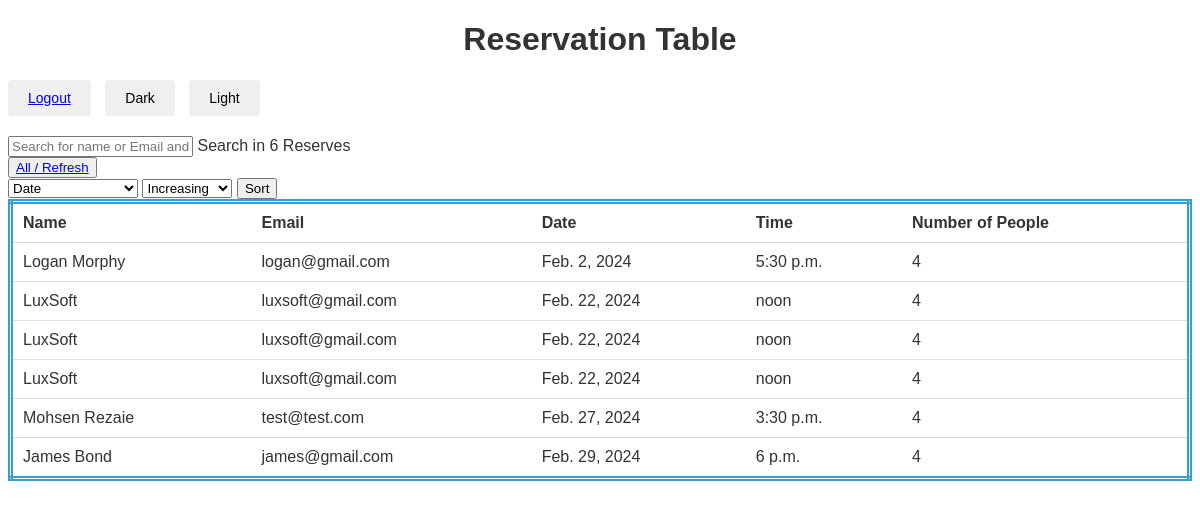
Screenshot of /admin_panel/ (signed in) with the database file from the repository.
### base/models.py (models this page shows, shortened)
class Reservation(models.Model):
    name = models.CharField(max_length=100)
    email = models.EmailField()
    date = models.DateField()
    time = models.TimeField()
    number_of_people = models.PositiveSmallIntegerField()

### base/views.py (the view)
# urls.py: path('admin_panel/', views.admin_panel, name='admin-panel')
@login_required(login_url='/admin_login')
def admin_panel(request):
    q = request.GET.get('q') if request.GET.get('q') is not None else ''
    sort_by = request.GET.get('sort_by')
    ord_by = request.GET.get('order_by')
    ordering = 'date'
    if sort_by in ['date', 'time', 'number_of_people']:
        ordering = sort_by
    if ord_by == 'dec':
        reserves = Reservation.objects.filter(
            Q(name__icontains=q) |
            Q(email__icontains=q)
        ).order_by('-' + ordering)
    else:
        reserves = Reservation.objects.filter(
            Q(name__icontains=q) |
            Q(email__icontains=q)
        ).order_by(ordering)
    context = {
        "reserves": reserves,
        'sort_by': sort_by
    }
    return render(request, 'admin_panel.html', context)

### templates/admin_panel.html (shortened to what this page needs)
<!DOCTYPE html>
<html lang="en">
<head>
</head>
<body>
<h1 style="text-align: center">Reservation Table</h1>
<div class="mode-buttons">
    <button class="mode-button"><a href="{% url 'admin-logout' %}">Logout</a></button>
    <button class="mode-button" id="dark-mode">Dark</button>
    <button class="mode-button" id="light-mode">Light</button>
</div>
<form method="GET" action="{% url 'admin-panel' %}">
    <input type="text" name="q" placeholder="Search for name or Email and hit Enter">
    <label>Search in {{ reserves | length }} Reserves</label>
</form>
<div>
    <button><a href="{% url 'admin-panel' %}">All / Refresh</a></button>
</div>
<form method="GET">
    <select name="sort_by">
        <option value="date">Date</option>
    </select>
    <select name="order_by">
        <option value="inc">Increasing</option>
    </select>
    <button type="submit">Sort</button>
</form>
<table>
    <thead>
    <tr>
        <th>Name</th>
        <th>Email</th>
        <th>Date</th>
        <th>Time</th>
        <th>Number of People</th>
    </tr>
    </thead>
    <tbody>
    {% for reserve in reserves %}
        <tr>
            <td>{{ reserve.name }}</td>
            <td>{{ reserve.email }}</td>
            <td>{{ reserve.date }}</td>
            <td>{{ reserve.time }}</td>
            <td>{{ reserve.number_of_people }}</td>
        </tr>
    {% endfor %}
    </tbody>
</table>
</body>
</html>

### templates/admin_panel.html (style rules this page uses)
:root { --background-color-light: #ffffff; --text-color-light: #333333; --border-color-light: #dddddd; --background-color-dark: #333333; --text-color-dark: #ffffff; --border-color-dark: #555555; --background-color: var(--background-color-light); --text-color: var(--text-color-light); --border-color: var(--border-color-light); }
body { font-family: Arial, sans-serif; background-color: var(--background-color); color: var(--text-color); transition: background-color 0.3s, color 0.3s; }
table { border: thick double #32a1ce; width: 100%; border-collapse: collapse; }
th, td { padding: 10px; border-bottom: 1px solid var(--border-color); text-align: left; }
th { background-color: var(--background-color); color: var(--text-color); }
.mode-buttons { margin-bottom: 20px; }
.mode-button { cursor: pointer; padding: 10px 20px; margin-right: 10px; border: none; border-radius: 4px; font-size: 14px; }

### rows the page displays
Reservation: name "Logan Morphy", email "logan@gmail.com", date "Feb. 2, 2024", time "5:30 p.m.", number_of_people "4"
Reservation: name "LuxSoft", email "luxsoft@gmail.com", date "Feb. 22, 2024", time "noon", number_of_people "4"
Reservation: name "LuxSoft", email "luxsoft@gmail.com", date "Feb. 22, 2024", time "noon", number_of_people "4"
Reservation: name "LuxSoft", email "luxsoft@gmail.com", date "Feb. 22, 2024", time "noon", number_of_people "4"
Reservation: name "Mohsen Rezaie", email "test@test.com", date "Feb. 27, 2024", time "3:30 p.m.", number_of_people "4"
Reservation: name "James Bond", email "james@gmail.com", date "Feb. 29, 2024", time "6 p.m.", number_of_people "4"

### other values shown
{{ reserves | length }} "6"
